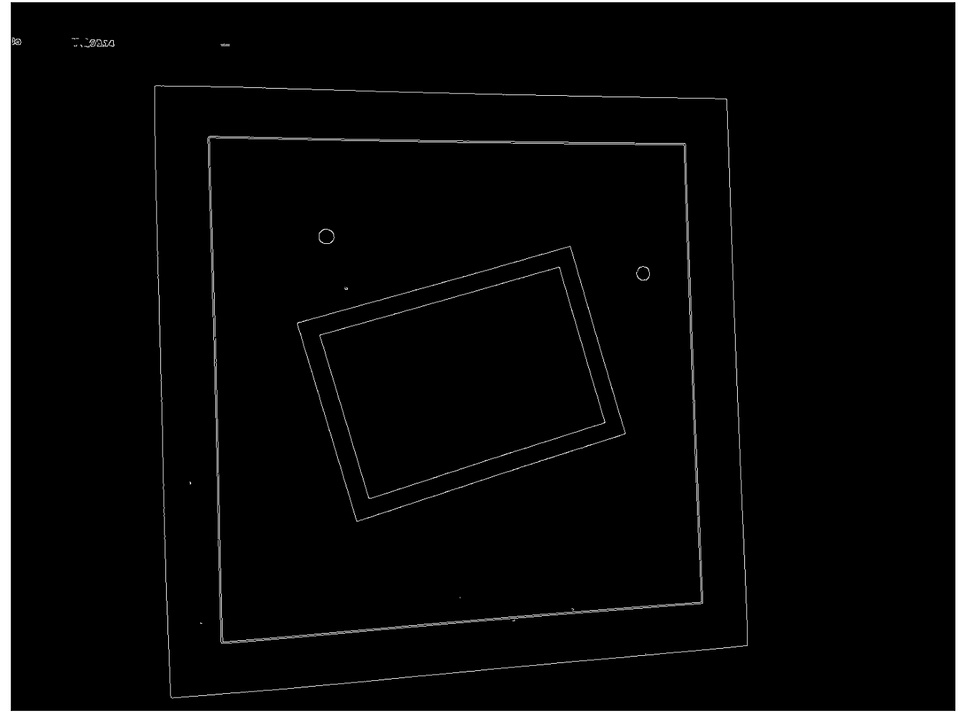
#> input picture zy2/屏幕截图 2024-04-27 161129.jpeg, 979 x 721 px, shrunk from 1368 x 1008 before the run, found by its file name
$ python '灰度图像检测.py'
#> lines starting #> are read from the running program, lines starting #| are printed output that depends on the picture; after the words box and inside, x2 and y2 are one past the last pixel; in counts of white or black regions, pixels touching at a corner belong together
#> in main, gray_image is the input picture: shape (721, 979); min 0, max 255, mean 15.4
import cv2
import numpy as np

def preprocess_image(image):
    # 高斯平滑
    blurred = cv2.GaussianBlur(image, (5, 5), 0)

    # 增强对比度
    enhanced = cv2.convertScaleAbs(blurred, alpha=1.5, beta=0)
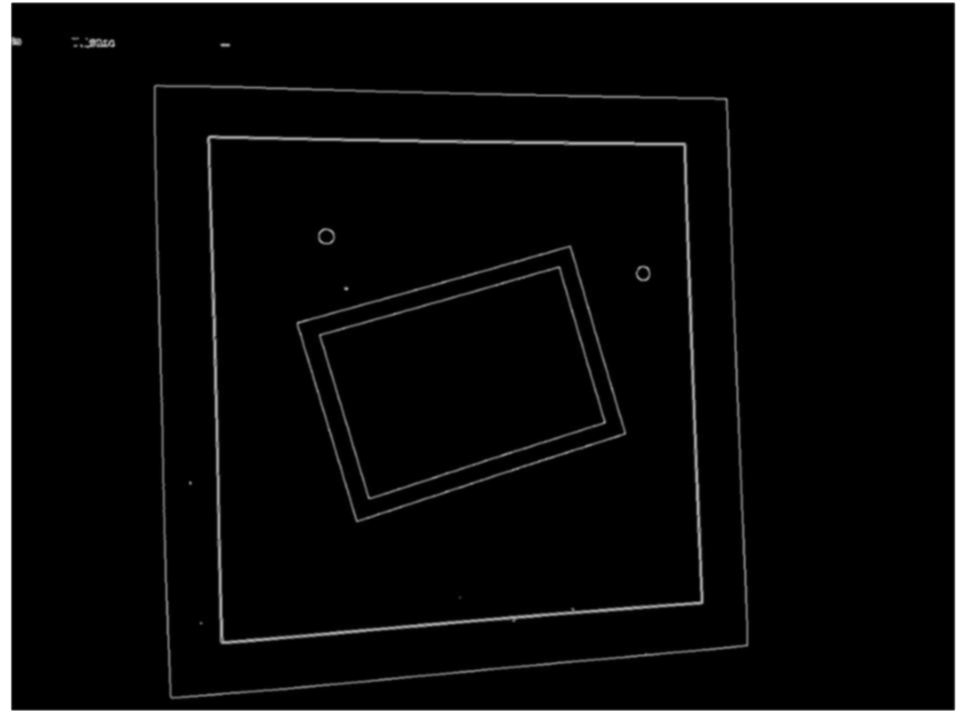
#> enhanced: shape (721, 979); min 0, max 255, mean 17.1

    # 二值化
    _, thresholded = cv2.threshold(enhanced, 127, 255, cv2.THRESH_BINARY)
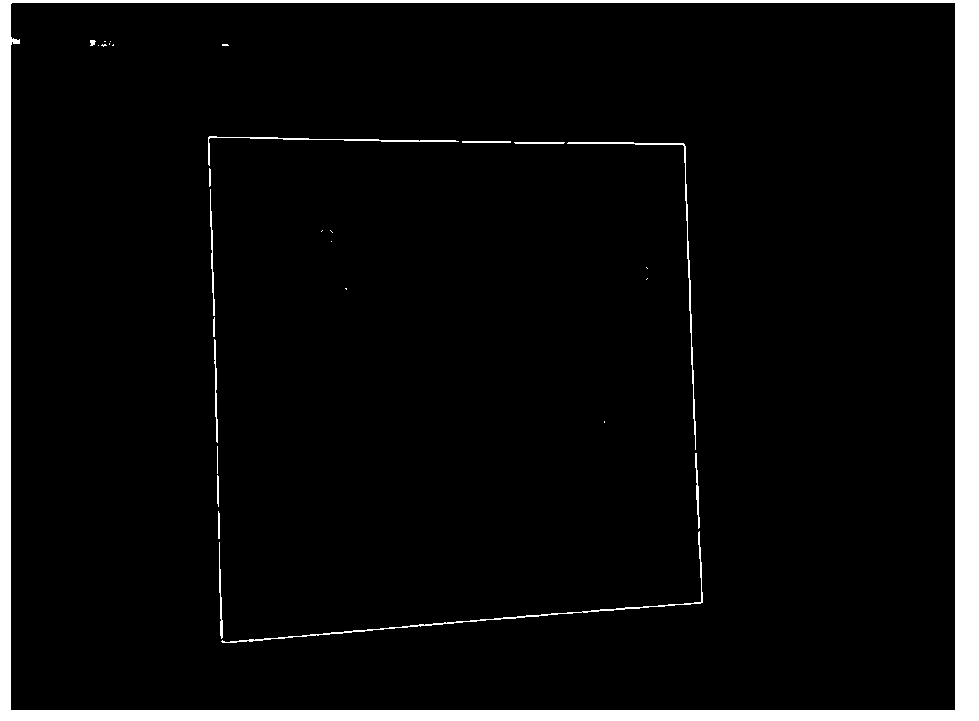
#> thresholded: shape (721, 979); 5.9% white; 30 white regions (14 under 20 px), largest, box (x1, y1, x2, y2) and area: (0, 0, 979, 721) 38497, (221, 531, 703, 643) 939, (567, 142, 696, 450) 742

    return thresholded

def detect_quadrilaterals(image):
    # 轮廓检测
    contours, _ = cv2.findContours(image, cv2.RETR_EXTERNAL, cv2.CHAIN_APPROX_SIMPLE)
#> contours = [[[0, 0], [0, 720], [978, 720], [978, 0]]]

    # 绘制四边形
    for contour in contours:
        perimeter = cv2.arcLength(contour, True)
        approx = cv2.approxPolyDP(contour, 0.02 * perimeter, True)

        # 如果逼近多边形具有四个顶点，则绘制方框
        if len(approx) == 4:
            cv2.drawContours(image, [approx], 0, (0, 255, 0), 2)
#> this loop made 1 pass
#> (perimeter, approx) on pass 1: (3396, [[0, 0], [0, 720], [978, 720], [978, 0]])
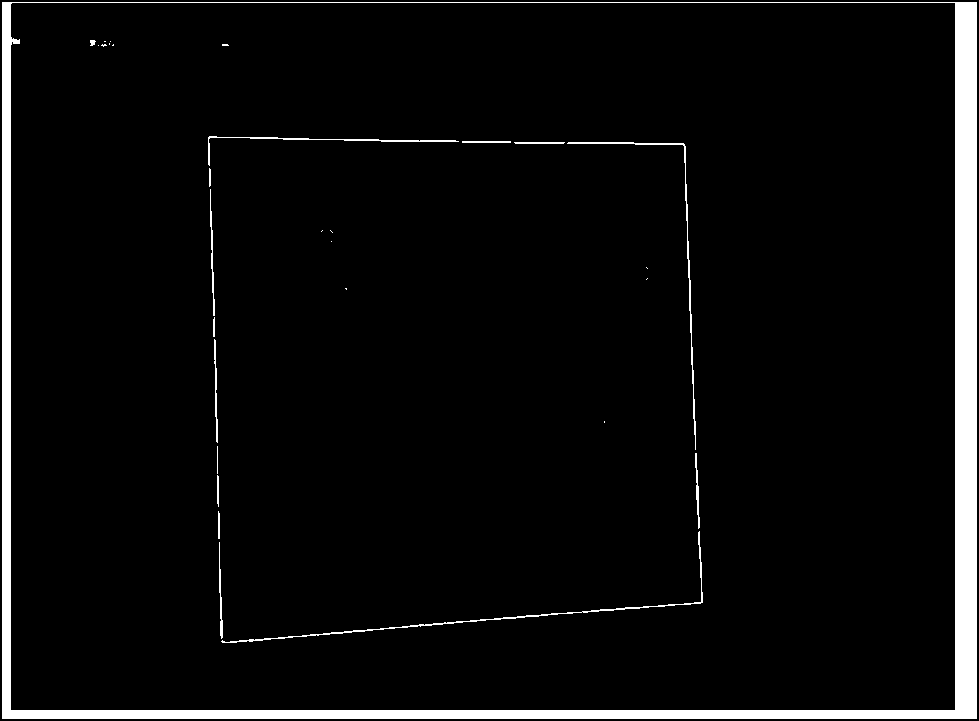
#> image: shape (721, 979); 5% white; 30 white regions (14 under 20 px), largest, box (x1, y1, x2, y2) and area: (2, 2, 977, 719) 31713, (221, 531, 703, 643) 939, (567, 142, 696, 450) 742

    return image

def main():
    # 读取灰度图像
    gray_image = cv2.imread('zy2\屏幕截图 2024-04-27 161129.jpeg', cv2.IMREAD_GRAYSCALE)

    # 图像预处理
    processed_image = preprocess_image(gray_image)

    # 在预处理后的图像上识别四边形并绘制
    result_image_with_quadrilaterals = detect_quadrilaterals(processed_image)

    # 显示结果
    cv2.imshow('Detected Quadrilaterals', result_image_with_quadrilaterals)
    cv2.waitKey(0)
    cv2.destroyAllWindows()

if __name__ == "__main__":
    main()
